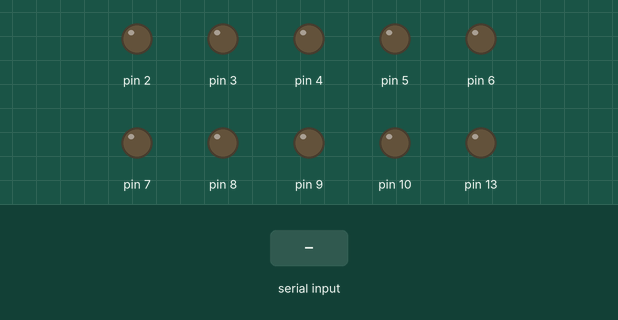
The sketch below on a simulated Arduino Uno, built with avr-gcc and run on an emulated ATmega328P. Parts: output pins drawn as LEDs (lit = HIGH). Inputs (shaded band) come from the test bench. What the sketch prints to the serial monitor is not drawn.

Above: at 1.2 s.
1.3 s: "1" received over Serial
At 2.5 s:
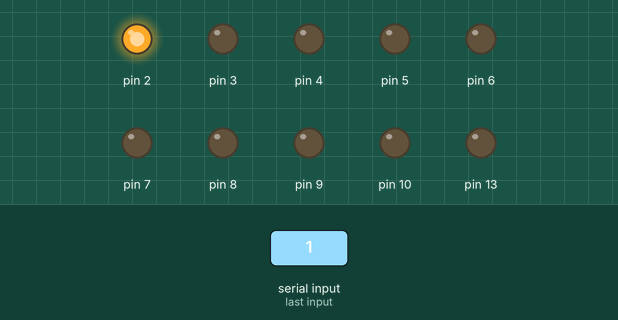
2.8 s: "2" received over Serial
At 3.8 s:
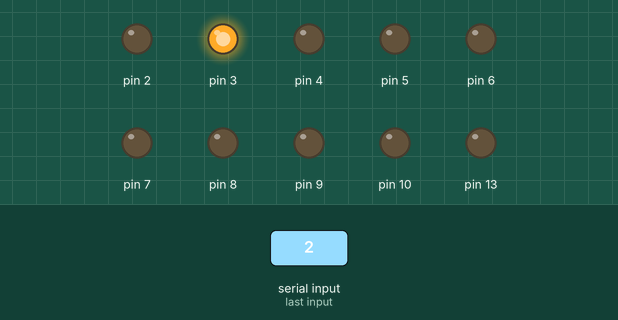
4.3 s: "0" received over Serial
At 5.0 s:
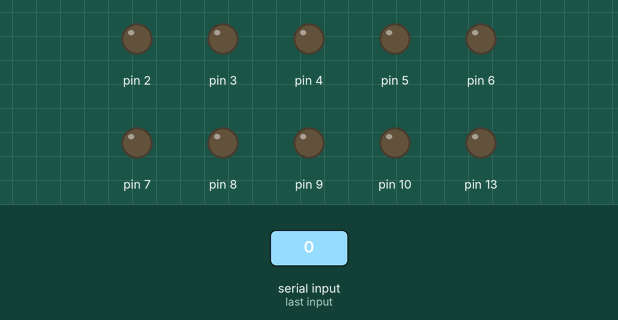
Timing chart, 0 to 7.3 s (numbered marks = the images above; inputs shaded):
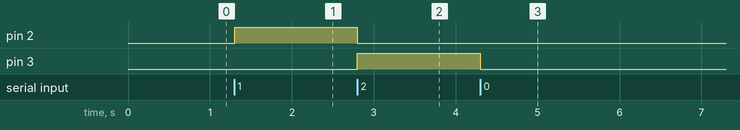

Measured:
- after the input at 1.3 s, pin 2: LOW → HIGH at once
- after the input at 2.8 s, pin 2: HIGH → LOW at once; pin 3: LOW → HIGH at once
- after the input at 4.3 s, pin 3: HIGH → LOW at once

The sketch:

goruntuodev1.ino
```cpp
int alinan;

void setup() {
  pinMode(2,OUTPUT);
   pinMode(3,OUTPUT);
    pinMode(4,OUTPUT);
     pinMode(5,OUTPUT);
      pinMode(6,OUTPUT);
       pinMode(7,OUTPUT);
        pinMode(8,OUTPUT);
         pinMode(9,OUTPUT);
          pinMode(10,OUTPUT);
          pinMode(13,OUTPUT);
          Serial.begin(9600);

}

void loop() {
  if (Serial.available()) {

    alinan = Serial.read();
    Serial.print("Alinan Deger: ");
    Serial.print(alinan);

  }


if(alinan=='1')
{


  digitalWrite(2,HIGH);
  digitalWrite(3,LOW);

  }


  else if(alinan=='2')

{
  digitalWrite(3,HIGH);
  digitalWrite(2,LOW);
  }

  else
  {
    digitalWrite(2,LOW);
    digitalWrite(3,LOW);
    }


}
```
